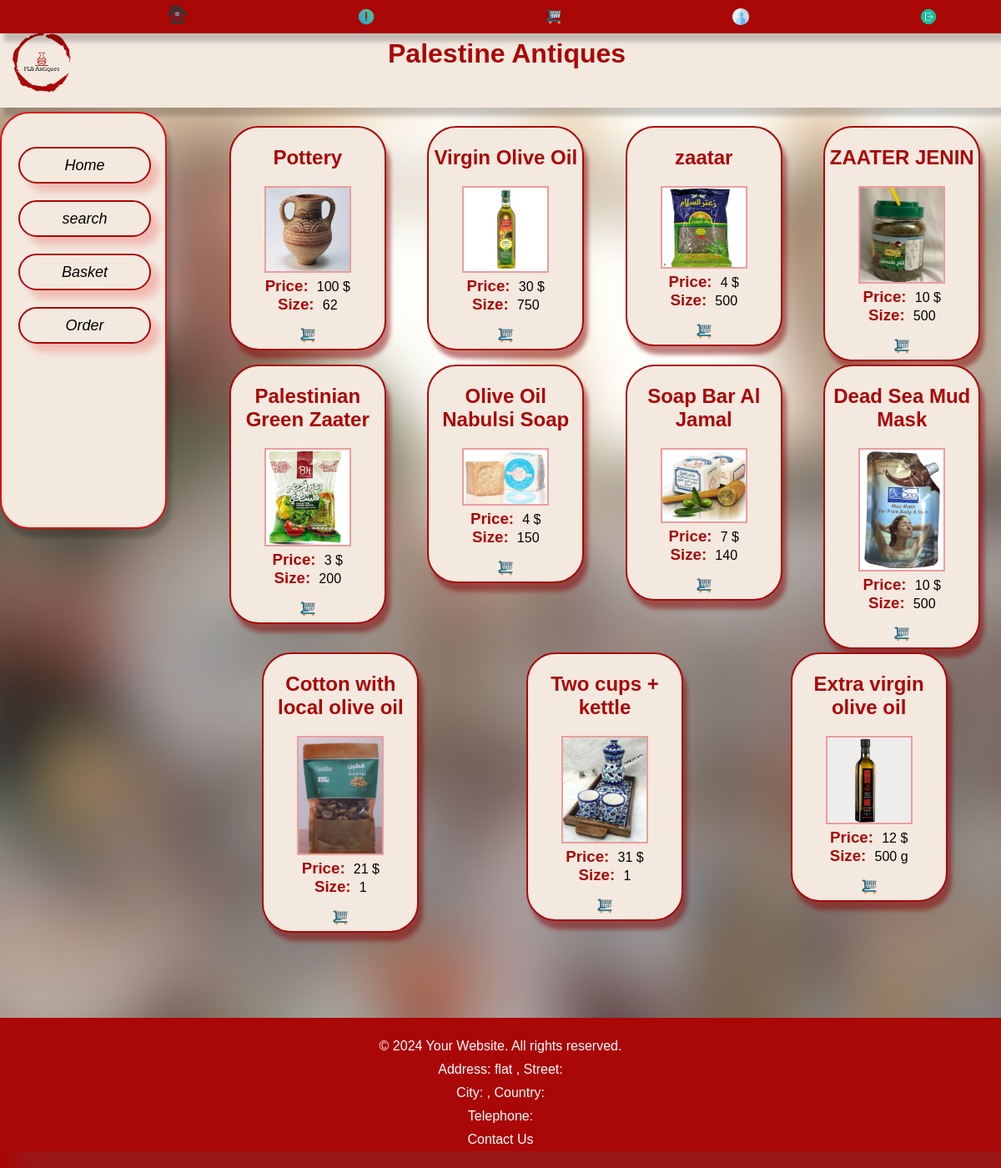
The page / on the database its author committed.
### tables this page shows
CREATE TABLE `product` (
  `name` varchar(32) NOT NULL,
  `description` varchar(32) NOT NULL,
  `category` varchar(32) NOT NULL,
  `price` double(10,0) NOT NULL,
  `size` text NOT NULL,
  `remark` varchar(255) NOT NULL,
  `id` varchar(32) NOT NULL,
  `picture` varchar(255) NOT NULL,
  `quantity` int(32) NOT NULL
);

### index.php (the view, shortened to what this page needs)
<!DOCTYPE html>
<html lang="en">
<head>
    <link rel="stylesheet" href="styles.css">
</head>
<body>
    <?php
        include("header.php");
    ?>
    <?php
        include("leftside.php");
    ?>
  <main>
<?php
    include("db.php");
    $sql = "SELECT * FROM product";
    $stmt = $conn->query($sql);
    while ($row = $stmt->fetch(PDO::FETCH_ASSOC)) {
        ?>
        <a class="show_products" href="view_product.php?id=<?php echo $row['id']; ?>">
        <div class="product">
            <h2><?php echo $row['name']; ?></h2>
            <img class="product_img"  src="uploads/<?php echo $row['picture']; ?>" alt="Product Image">
            <br>
            <h3>Price: </h3>
            <p><?php echo $row['price']; ?> $</p>
            <br>
            <h3>Size: </h3>
            <p><?php echo $row['size']; ?></p>
            <div class="puy">
            <button ><img width="15px" src="images/shopping-cart.png" alt="puy"></button>
            </div>
        </div>
    </a>
        <?php
             }
        ?>
</main>
<?php
 include("footer.php"); ?>
</body>
</html>

### header.php
<header>
        <a class="web-logo" href="index.php">
        <img src="images/logo1.png" alt="logo" class="logo">
        </a>
        <h1 class="web_name">Palestine Antiques</h1>
        <div class="head">
        <a class="head1" href="index.php">
            <img width="25px" src="images/home.png" alt="">
        </a>
        <a class="head1" href="about.php">
            <img width="20px" src="images/about.png" alt="">
        </a>
        <a class="head1"  href="basket.php">
            <img width="20px" src="images/shopping-cart.png" alt="">
        </a>
        <a class="head1"  href="login.php">
            <img width="20px" src="images/login.png" alt="">
        </a>
                <a class="head1" href="logout.php "  onclick=" return confirm( 'Are you sure you want to log out?')" >
                 <img width="20px"src="images/logout.png" alt="" >
                </a>
    </div>
</header>

### leftside.php
<nav>
    <a class="btn-home" href="index.php">Home</a>
    <a  name="btn-search" class="btn-search" href="search_product.php">search</a>
    <a class="btn-search" href="basket.php">Basket</a>
    <a class="btn-home" href="order.php">Order</a>
</nav>

### footer.php (shortened to what this page needs)
<footer>
    <?php
        $flat = isset($_SESSION['flat']) ? $_SESSION['flat'] : '';
        $street = isset($_SESSION['street']) ? $_SESSION['street'] : '';
        $city = isset($_SESSION['city']) ? $_SESSION['city'] : '';
        $country = isset($_SESSION['country']) ? $_SESSION['country'] : '';
        $telephone = isset($_SESSION['telephone']) ? $_SESSION['telephone'] : '';
    ?>
        <div class="footer-content">
        <p>&copy; <?php echo date("Y"); ?> Your Website. All rights reserved.</p>
        <p>Address: flat <?php echo $flat; ?>, Street: <?php echo $street; ?></p>
        <p>City: <?php echo $city; ?>, Country: <?php echo $country; ?></p>
        <p> Telephone: <?php echo $telephone; ?></p>
        <a href="contact-us.php">Contact Us</a>
    </div>
</footer>

### styles.css (style rules this page uses)
body { font-family: 'Arial', sans-serif; background-color: #e6e6e6; background-image: "images/backg.jpg"; margin: 0; background-image: url('images/backg.png'); background-size: cover; background-repeat: no-repeat; background-position: center; }
header { background-color: #f4e9df; color: #aa0707; padding: 15px; position: relative; display: flex; margin-top: 10px; width: 100%; box-shadow: 5px 10px 5px rgba(0, 0, 0, 0.2); }
.web_name { margin-left: 30%; }
.logo { position: relative; display: flex; max-width: 70px; height: auto; margin-top: 10px; margin-right: 20px; }
.head { border-bottom: #000000; background-color: #aa0707; padding: 8px; width: 100%; height: 30px; position: fixed; top: 0; left: 0; z-index: 1000; box-shadow: 5px 10px 5px rgba(0, 0, 0, 0.2); }
.head1,.head ,.logout-btn { text-decoration: none; color: #fff; padding: 5px 10px; margin-bottom: 20px; transition: background-color 0.3s; }
.head1 { margin-left: 15%; }
nav { width: 200px; height: 500px; background-color: #f4e9df; color: #aa0707; padding: 20px; box-sizing: border-box; margin-top: 5px; position: fixed; border: 2px solid #dd1212; border-radius: 35px; align-items: center; box-shadow: 5px 10px 5px rgba(0, 0, 0, 0.2); }
nav a { display: block; color: #aa0707; text-decoration: none; padding: 10px ; }
.btn-search { margin-top: 20px; border: 2px solid #aa0707; display: block; color: #000000; border-radius: 50px; background-color: #f4e9df; text-decoration: none; width: 135px; height: 20px; font-size: large; font-style: italic; font-weight: 500; transition: all 0.3s; box-shadow: 10px 10px 10px rgba(226, 0, 0, 0.2); text-align: center; }
.btn-home { margin-top: 20px; border: 2px solid #aa0707; display: block; color: #000000; border-radius: 50px; background-color: #f4e9df; text-decoration: none; width: 135px; height: 20px; font-size: large; font-style: italic; font-weight: 500; transition: all 0.3s; box-shadow: 10px 10px 10px rgba(226, 0, 0, 0.2); text-align: center; }
main { display: flex; position: relative; margin-left: 250px; margin-top: 20px; justify-content: space-around; align-items: flex-start; flex-wrap: wrap; }
.product { border: 2px solid #aa0707; padding: 2px; margin: 2px; background-color: #f4e9df; color: #000000; text-align: center; border-radius: 35px; width: 180px ; height: 100%; box-shadow: 5px 10px 5px rgba(136, 3, 3, 0.5); }
.product h3 { display: inline; margin-right: 5px; color: #aa0707; text-align: left; }
.product p { display: inline; text-align: left; }
.product h2 { color: #aa0707; }
.product_img { width: 100px; height: auto; margin-bottom: 1px; border: 2px solid #eb9d9d; }
.puy button { margin-top: 15px; background-color: rgba(255, 255, 255, 0); border: #00000000; }
.puy button img { width: 20px; height: 20px; }
.show_products { text-align: center; text-decoration: none; }
footer { margin-top: 100px; background-color: #aa0707; color: #fff; padding: 20px 0; text-align: center; width: 100%; }
.footer-content { display: flex; flex-direction: column; align-items: center; box-shadow: 20px 40px 20px rgba(88, 86, 86, 0.2); }
.footer-content p, .footer-content a { margin: 5px 0; }
.footer-content a { text-decoration: none; color: #fff; transition: color 0.3s; }
h2 { text-align: center; color: #aa0707; }

### rows shown on the page
product: name "Pottery", picture (picture), price "100", size "62"
product: name "Virgin Olive Oil", picture (picture), price "30", size "750"
product: name "zaatar", picture (picture), price "4", size "500"
product: name "ZAATER JENIN", picture (picture), price "10", size "500"
product: name "Palestinian Green Zaater", picture (picture), price "3", size "200"
product: name "Olive Oil Nabulsi Soap", picture (picture), price "4", size "150"
product: name "Soap Bar Al Jamal", picture (picture), price "7", size "140"
product: name "Dead Sea Mud Mask", picture (picture), price "10", size "500"
product: name "Cotton with local olive oil", picture (picture), price "21", size "1"
product: name "Two cups + kettle", picture (picture), price "31", size "1"
product: name "Extra virgin olive oil", picture (picture), price "12", size "500 g"
